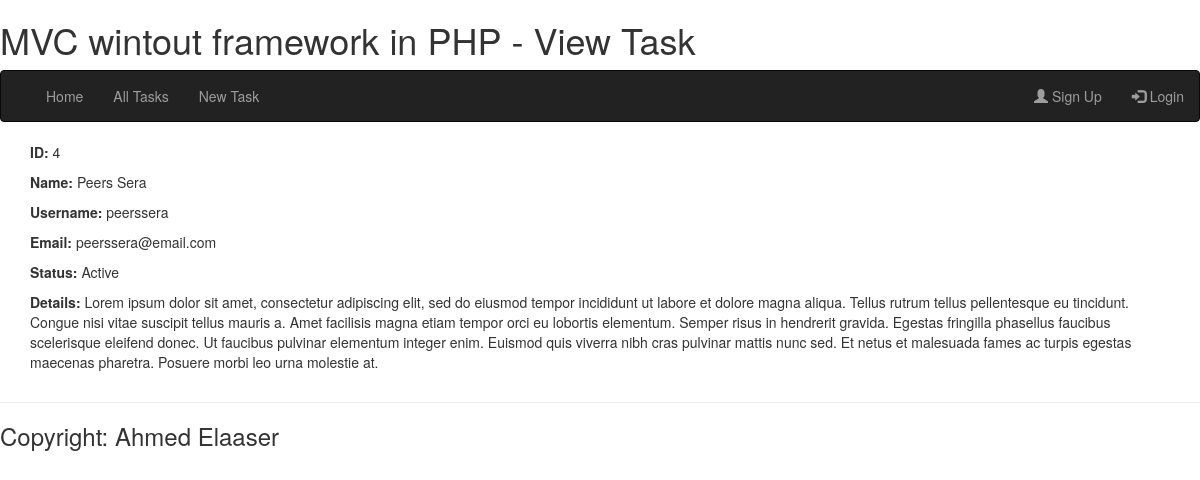
/task?id=4, run on the app's committed database.
### tables this page shows
CREATE TABLE IF NOT EXISTS `tasks` (
  `id` int(11) NOT NULL AUTO_INCREMENT,
  `name` varchar(255) NOT NULL,
  `username` varchar(255) DEFAULT NULL,
  `email` varchar(255) NOT NULL,
  `task` mediumtext NOT NULL,
  `status` int(11) NOT NULL DEFAULT '0',
  PRIMARY KEY (`id`),
  KEY `name` (`name`)
);

### app/app.php (called while the page is built, shortened)
<?PHP
require '../config.php';
require "../routes/route.php";

### www/index.php (called while the page is built, shortened)
<?php
require "../app/app.php";
?>

### config.php (called while the page is built, shortened)
<?php
$dbconfig['server'] = "localhost";
$dbconfig['name'] = "database";
$dbconfig['username'] = "username";
$dbconfig['password'] = "password";
$dbconfig['charset'] = "utf8";

### model/database.php (called while the page is built, shortened)
<?php
class DB
{
    private $pdo = null;
    public function __construct()
    {
        global $dbconfig;
        try {
            $this->pdo = new PDO(
                "mysql:host=" . $dbconfig['server'] . ";dbname=" . $dbconfig['name'] . ";charset=" . $dbconfig['charset'], $dbconfig['username'], $dbconfig['password'],
                [
                    PDO::ATTR_ERRMODE => PDO::ERRMODE_EXCEPTION,
                    PDO::ATTR_DEFAULT_FETCH_MODE => PDO::FETCH_ASSOC,
                    PDO::ATTR_EMULATE_PREPARES => false,
                ]
            );
        } catch (Exception $ex) {die($ex->getMessage());}
    }
    public function select($sql, $cond = null)
    {
        $result = false;
        try {
            $this->stmt = $this->pdo->prepare($sql);
            $this->stmt->execute($cond);
            $result = $this->stmt->fetchAll();
        } catch (Exception $ex) {die($ex->getMessage());}
        return $result;
    }
}

### controller/tasks.php (called while the page is built, shortened)
<?php
class Tasks extends DB
{
    public function view()
    {
        global $get_order;
        if (isset($get_order['id'])) {
            return $this->select("SELECT * FROM `tasks` where id = " . $get_order['id']);
        }
    }
}

### views/task.php (the view, shortened to what this page needs)
<?php
require "layout/header.php";
?>
<div class="container">
<?php
if (isset($get_order['id'])) {
    require "../model/database.php";
    require "../controller/tasks.php";
    $tasks = new Tasks();
    foreach ($tasks->view() as $u) {
        echo "<p><b>ID: </b>" . $u['id'] . "</p>";
        echo "<p><b>Name: </b>" . $u['name'] . "</p>";
        echo "<p><b>Username: </b>" . $u['username'] . "</p>";
        echo "<p><b>Email: </b>" . $u['email'] . "</p>";
        echo "<p><b>Status: </b>";
        if ($u['status'] == 0) {
            echo "Active </p>";
        } else {
            echo "Not Active </p>";
        }
        echo "<p><b>Details: </b>" . $u['task'] . "</p>";
    }
}
?>
</div>
<?php
require "layout/footer.php";
?>

### data on the page
tasks: id "4", name "Peers Sera", username "peerssera", email "peerssera@email.com", status "Active", task "Lorem ipsum dolor sit amet, consectetur adipiscing elit, sed do eiusmod tempor incididunt ut labore et dolore magna aliqua. Tellus rutrum tellus pellentesque eu tincidunt. Congue nisi vitae suscipit tellus mauris a. Amet facilisis magna etiam tempor orci eu lobortis elementum. Semper risus in hendrerit gravida. Egestas fringilla phasellus faucibus scelerisque eleifend donec. Ut faucibus pulvinar elementum integer enim. Euismod quis viverra nibh cras pulvinar mattis nunc sed. Et netus et malesuada fames ac turpis egestas maecenas pharetra. Posuere morbi leo urna molestie at."

### other printed values
$site_title "MVC wintout framework in PHP"
$page_title "View Task"
